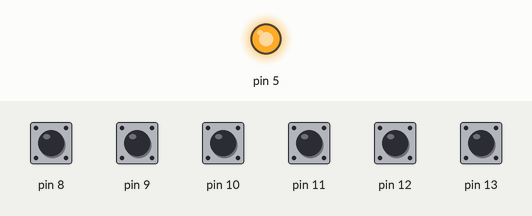
Recording of a sketch running on a simulated Arduino Uno, built with avr-gcc and run on an emulated ATmega328P. Parts: output pins drawn as LEDs (lit = HIGH). The test bench sets the inputs (shaded band); at power-on: pin 8–13 HIGH.

Above: at 1.2 s.
1.3 s: pin 8 pulled LOW for 0.15 s
At 2.1 s:
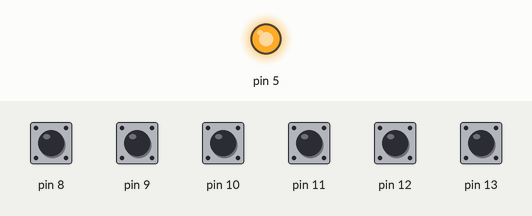
2.9 s: pin 12 pulled LOW for 0.15 s
At 2.97 s:
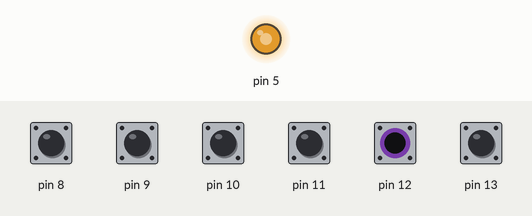
4.5 s: pin 13 pulled LOW for 0.15 s
At 4.57 s:
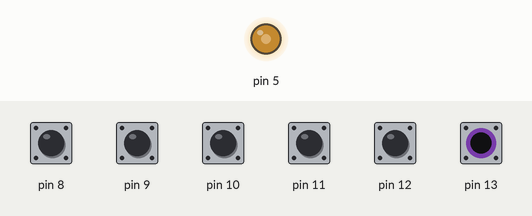
6.1 s: pin 9 pulled LOW for 0.15 s
At 7.0 s:
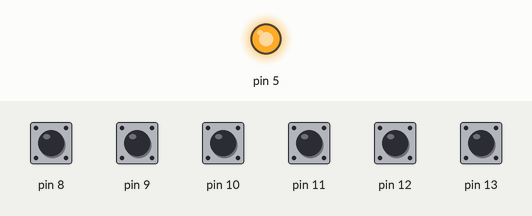
7.7 s: pin 10 pulled LOW for 0.15 s
At 8.3 s:
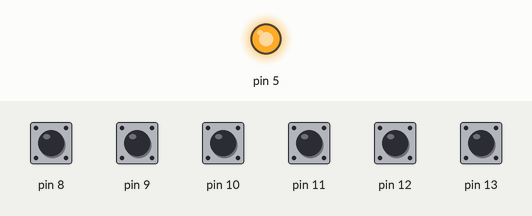
9.3 s: pin 11 pulled LOW for 0.15 s
At 10.7 s:
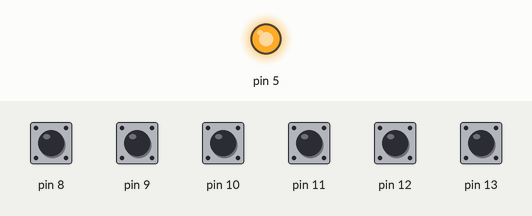
Timing chart, 0 to 11.9 s (numbered marks = the images above; inputs shaded):
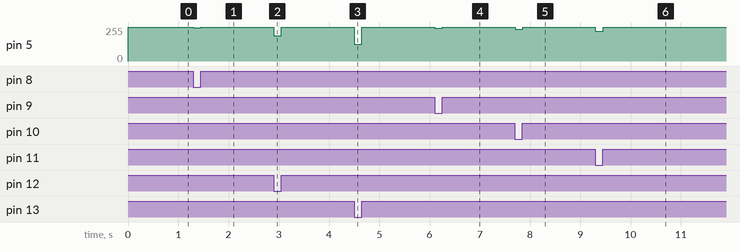

Measured:
- after the input at 1.3 s, pin 5: 255/255 → 251/255 at once, → 255/255 0.15 s later
- after the input at 2.9 s, pin 5: 255/255 → 190/255 at once, → 255/255 0.15 s later
- after the input at 4.5 s, pin 5: 255/255 → 125/255 at once, → 255/255 0.15 s later
- after the input at 6.1 s, pin 5: 255/255 → 247/255 at once, → 255/255 0.15 s later
- after the input at 7.7 s, pin 5: 255/255 → 239/255 at once, → 255/255 0.15 s later
- after the input at 9.3 s, pin 5: 255/255 → 223/255 at once, → 255/255 0.15 s later

The sketch:

Ejercicio_15.ino
```cpp
// Genere una señal PWM rápida con salida en modo No Invertido, donde el ancho del pulso esté determinado por el valor del puerto B.
// Para el valor máximo del temporizador conseidere que en la tarjeta Arduino solo quedan 6 bits disponibles en el puerto B.
// Utilice un factor de preescala de 64 y calcule la frecuencia de la señal de la salida.

// El modo de operación 7. Este modo tiene como máximo un valor de registro.
//Como vamos a ocupar OCR0A para el valor máximo, utilizamos OCR0B para tomar lo que tengamos del PB

// T = 64 x 64 x 62.5ns = 2.56 x10-4 = 256us. F = 3.906KHz

void setup()
{
	//config I/O
	DDRB = 0x00;		// Entrada
	PORTB = 0xFF;		// Pull-up
	DDRD = 0x20;		// Salida en PD5

	// config Timer
	OCR0A = 63;			// Máximo para PWM
	TCCR0A = 0x23;		// Configurando modo 7, no invertido
	TCCR0B = 0x0B;		// Preescala de 64
}

void loop()
{
	OCR0B = PINB & 0x3F;
	delay(100);
}
```
